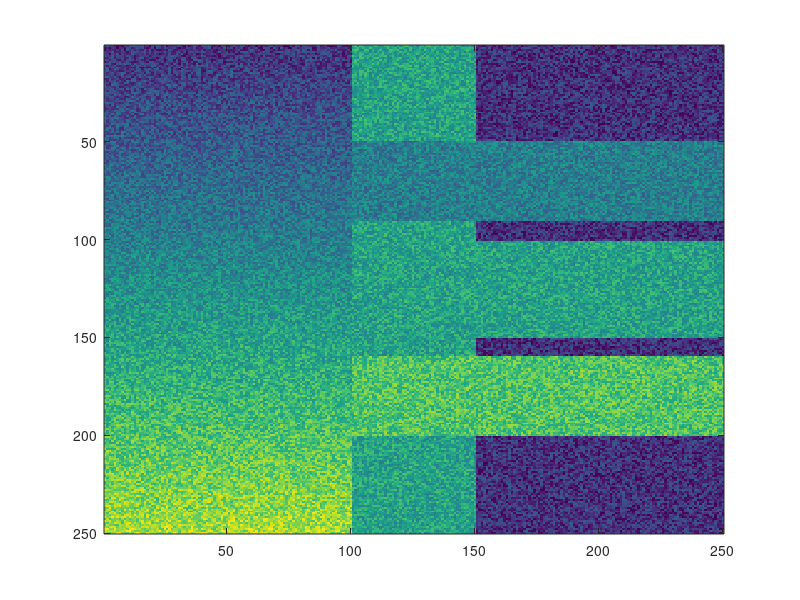
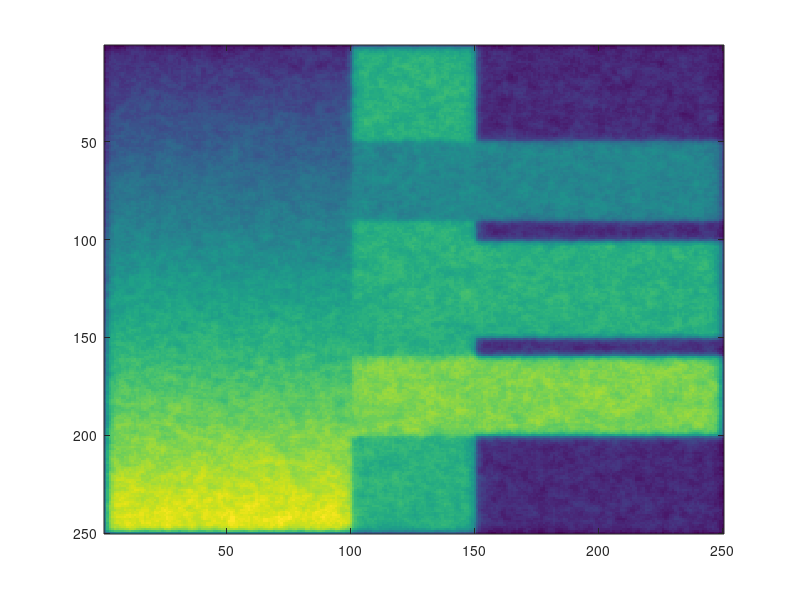
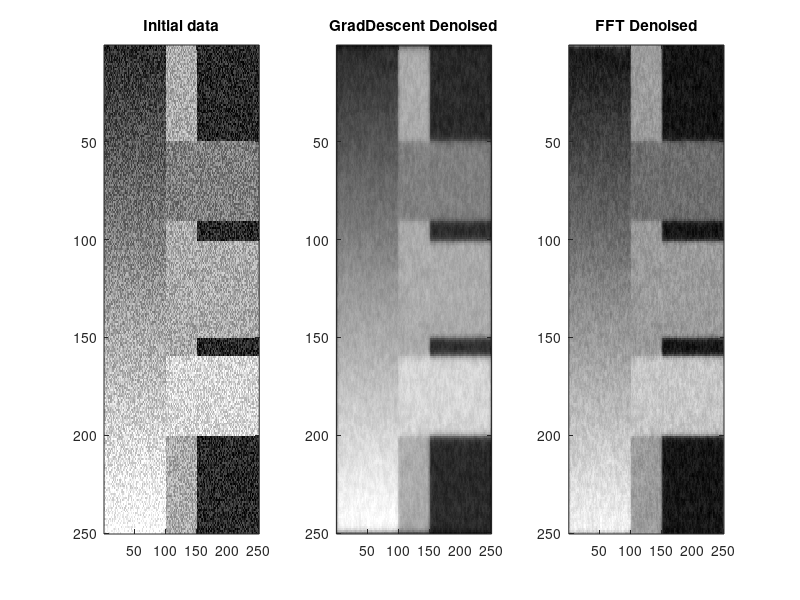

Here is the MATLAB script that generated these plots, in order:
%% Total Variation
clear; close all; clc; 
% u = zeros(250,250); 
% u(50:90,:) = 10;
% u(101:150,:) = 15; 
% u(160:200,:) = 20; 
% n = rand(size(u)); 
% u = u + n*10; 
% u = double(u); 
% u0 = double(u);
u = zeros(250,250);
u(:,100:150) = 15; 
u(50:90,:) = 10;
u(101:150,:) = 15; 
u(160:200,:) = 20; 

for i = 1:250
    for j = 1:100
        u(i,j) = i/10; 
    end
end 
n = rand(size(u)); 
u = u + n.*10; 
u = double(u); 
u0 = u;
figure(); imagesc(u0); 
%% Younes 
%gradient descent 

eps = 1/10; 
lambda = 1/std2(u0); 
iter = 1000; 
E = zeros(iter); 
for i =1:iter
    im = u; 
%     stencil = [-1,-1,-1;-1,8,-1;-1,-1,-1]/8;
    stencil = [0,1,0;1,-4,1;0,1,0]/4; 
%     stencil = [0,-1,0;-1,4,-1;0,-1,0]/4;
    laplacianIm = imfilter(double(im), stencil);
    E(i) = sum(sum(eps*(laplacianIm-lambda*(im-u0))));
    u = im + eps*(laplacianIm-lambda*(im-u0));    
end 
figure(); imagesc(u); figure(); 
subplot(1,3,1);
imagesc(u0,[0,30]);colormap gray;title('Initial data');
subplot(1,3,2); 
imagesc(u,[0,30]); title('GradDescent Denoised'); 
% figure(); 
% subplot(2,1,1)
% semilogy(E); 
% title('E(I,I0)'); 
% subplot(2,1,2)
% plot(E);

%% FFT 
lam = 1; 
im = u0; 
% correct size
% M = 250; N = 250; 
% for i = 1:M
%     for j = 1:N
%         im(2*M-i+1,j) = u0(i,j);
%         im(i,2*N-j+1) = u0(i,j);
%         im(2*M-i+1,2*N-j+1) = u0(i,j); 
%     end 
% end 

y = fft2(im);
K1 = 250;
K2 = 250; 
z = zeros(size(y)); 
for k1 = 1:size(y,1)
    for k2 = 1:size(y,2)
        z(k1,k2) = lam*y(k1,k2)/(lam+2*(2-cos(2*pi*(k1-1)/K1) -cos(2*pi*(k2-1)/K2) ));
    end 
end 

x = ifft2(z)/(K1*K2);
subplot(1,3,3)
imagesc(abs(x)); title('FFT Denoised')


%% Optimize, crap solution
% t = 1e-3; h = 1/250; k = 1; sigma = 1; 
% for i = 2:size(u,1)-1
%     for j = 2:size(u,2)-1
%         ux0_ = -(u(i-1,j)-u(i,j));
%         ux0   = (u(i+1,j)-u(i,j)); 
%         uy0_ = -(u(i,j-1)-u(i,j)); 
%         uy0   = (u(i,j+1)-u(i,j)); 
%     end 
% end 
% u0 = u; 
% for iter = 1:5
%     for i = 2:size(u,1)-1
%         for j = 2:size(u,2)-1
% 
%             ux_ = -(u(i-1,j)-u(i,j));
%             ux   = (u(i+1,j)-u(i,j)); 
%             uy_ = -(u(i,j-1)-u(i,j)); 
%             uy   = (u(i,j+1)-u(i,j)); 
%             gx = t/h*(ux) / (ux^2+sqrt(minmod(uy,uy_)^2)); 
%             gy =  t/h*(uy)/ (uy^2+sqrt(minmod(ux,ux_)^2));
% 
% 
%             la = sqrt(ux0^2 *ux^2);
%             lb = ux0*ux/sqrt(ux^2+uy^2); 
%             lc = uy0*uy*k/ sqrt(ux^2+uy^2); 
%             l = h/2*sigma^2*sum(la-lb-lc); 
%             lagrange = t*l*u(i,j)-u0(i,j); 
% 
%             u(i,j) = u(i,j)  +gx +gy - lagrange; 
%         end 
%     end 
%     imagesc(u); colorbar; 
%     pause(0.5); 
% end 
% imagesc(u); colorbar; 


